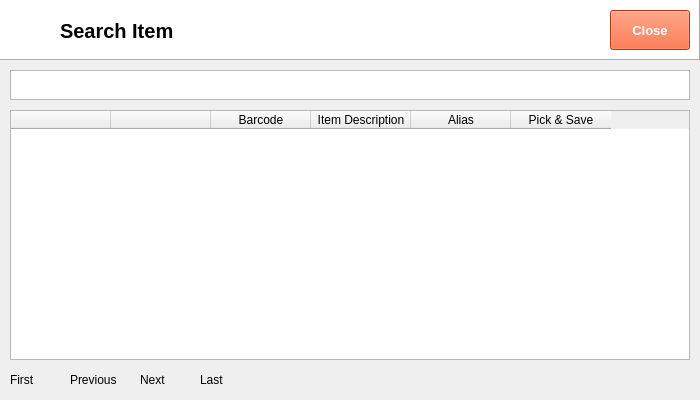
<?xml version="1.0" encoding="UTF-8"?>
<ui version="4.0">
 <class>Dialog</class>
 <widget class="QDialog" name="Dialog">
  <property name="geometry">
   <rect>
    <x>0</x>
    <y>0</y>
    <width>700</width>
    <height>400</height>
   </rect>
  </property>
  <property name="windowTitle">
   <string>Dialog</string>
  </property>
  <widget class="QFrame" name="frame">
   <property name="geometry">
    <rect>
     <x>0</x>
     <y>0</y>
     <width>700</width>
     <height>60</height>
    </rect>
   </property>
   <property name="autoFillBackground">
    <bool>false</bool>
   </property>
   <property name="styleSheet">
    <string notr="true">background-color: rgb(255, 255, 255);</string>
   </property>
   <property name="frameShape">
    <enum>QFrame::Panel</enum>
   </property>
   <property name="frameShadow">
    <enum>QFrame::Raised</enum>
   </property>
   <widget class="QLabel" name="label">
    <property name="geometry">
     <rect>
      <x>10</x>
      <y>10</y>
      <width>38</width>
      <height>32</height>
     </rect>
    </property>
    <property name="text">
     <string/>
    </property>
    <property name="pixmap">
     <pixmap>../../python-pos/img/Disbursement.png</pixmap>
    </property>
    <property name="scaledContents">
     <bool>true</bool>
    </property>
   </widget>
   <widget class="QLabel" name="label_2">
    <property name="geometry">
     <rect>
      <x>60</x>
      <y>10</y>
      <width>220</width>
      <height>41</height>
     </rect>
    </property>
    <property name="font">
     <font>
      <family>Segoe UI</family>
      <pointsize>15</pointsize>
      <weight>75</weight>
      <bold>true</bold>
     </font>
    </property>
    <property name="text">
     <string>Search Item</string>
    </property>
    <property name="textFormat">
     <enum>Qt::PlainText</enum>
    </property>
   </widget>
   <widget class="QPushButton" name="pushButton">
    <property name="geometry">
     <rect>
      <x>1200</x>
      <y>10</y>
      <width>70</width>
      <height>40</height>
     </rect>
    </property>
    <property name="font">
     <font>
      <family>Segoe UI</family>
      <pointsize>10</pointsize>
      <weight>75</weight>
      <bold>true</bold>
     </font>
    </property>
    <property name="autoFillBackground">
     <bool>false</bool>
    </property>
    <property name="styleSheet">
     <string notr="true">background-color: rgb(240, 80, 128);
color: rgb(255, 255, 255);</string>
    </property>
    <property name="text">
     <string>View</string>
    </property>
   </widget>
   <widget class="QPushButton" name="pushButton_2">
    <property name="geometry">
     <rect>
      <x>1280</x>
      <y>10</y>
      <width>70</width>
      <height>40</height>
     </rect>
    </property>
    <property name="font">
     <font>
      <family>Segoe UI</family>
      <pointsize>10</pointsize>
      <weight>75</weight>
      <bold>true</bold>
     </font>
    </property>
    <property name="styleSheet">
     <string notr="true">background-color: rgb(243, 79, 28);
color: rgb(255, 255, 255);</string>
    </property>
    <property name="text">
     <string>Close</string>
    </property>
    <property name="flat">
     <bool>false</bool>
    </property>
   </widget>
  </widget>
  <widget class="QPushButton" name="pushButton_7">
   <property name="geometry">
    <rect>
     <x>610</x>
     <y>10</y>
     <width>80</width>
     <height>40</height>
    </rect>
   </property>
   <property name="font">
    <font>
     <family>Segoe UI</family>
     <pointsize>10</pointsize>
     <weight>75</weight>
     <bold>true</bold>
    </font>
   </property>
   <property name="autoFillBackground">
    <bool>false</bool>
   </property>
   <property name="styleSheet">
    <string notr="true">background-color: rgb(243, 79, 28);
color: rgb(255, 255, 255);</string>
   </property>
   <property name="text">
    <string>Close</string>
   </property>
  </widget>
  <widget class="QTextEdit" name="textEdit_2">
   <property name="geometry">
    <rect>
     <x>10</x>
     <y>70</y>
     <width>680</width>
     <height>30</height>
    </rect>
   </property>
  </widget>
  <widget class="QTableWidget" name="tableWidget">
   <property name="geometry">
    <rect>
     <x>10</x>
     <y>110</y>
     <width>680</width>
     <height>250</height>
    </rect>
   </property>
   <column>
    <property name="text">
     <string/>
    </property>
   </column>
   <column>
    <property name="text">
     <string/>
    </property>
   </column>
   <column>
    <property name="text">
     <string>Barcode</string>
    </property>
   </column>
   <column>
    <property name="text">
     <string>Item Description</string>
    </property>
   </column>
   <column>
    <property name="text">
     <string>Alias</string>
    </property>
   </column>
   <column>
    <property name="text">
     <string>Pick &amp; Save</string>
    </property>
   </column>
  </widget>
  <widget class="QLabel" name="label_4">
   <property name="geometry">
    <rect>
     <x>70</x>
     <y>370</y>
     <width>47</width>
     <height>20</height>
    </rect>
   </property>
   <property name="font">
    <font>
     <family>Segoe UI</family>
     <pointsize>9</pointsize>
    </font>
   </property>
   <property name="text">
    <string>Previous</string>
   </property>
  </widget>
  <widget class="QLabel" name="label_5">
   <property name="geometry">
    <rect>
     <x>140</x>
     <y>370</y>
     <width>47</width>
     <height>20</height>
    </rect>
   </property>
   <property name="font">
    <font>
     <family>Segoe UI</family>
     <pointsize>9</pointsize>
    </font>
   </property>
   <property name="text">
    <string>Next</string>
   </property>
  </widget>
  <widget class="QLabel" name="label_3">
   <property name="geometry">
    <rect>
     <x>10</x>
     <y>370</y>
     <width>47</width>
     <height>20</height>
    </rect>
   </property>
   <property name="font">
    <font>
     <family>Segoe UI</family>
     <pointsize>9</pointsize>
    </font>
   </property>
   <property name="text">
    <string>First</string>
   </property>
  </widget>
  <widget class="QLabel" name="label_6">
   <property name="geometry">
    <rect>
     <x>200</x>
     <y>370</y>
     <width>47</width>
     <height>20</height>
    </rect>
   </property>
   <property name="font">
    <font>
     <family>Segoe UI</family>
     <pointsize>9</pointsize>
    </font>
   </property>
   <property name="text">
    <string>Last</string>
   </property>
  </widget>
 </widget>
 <resources/>
 <connections/>
</ui>
